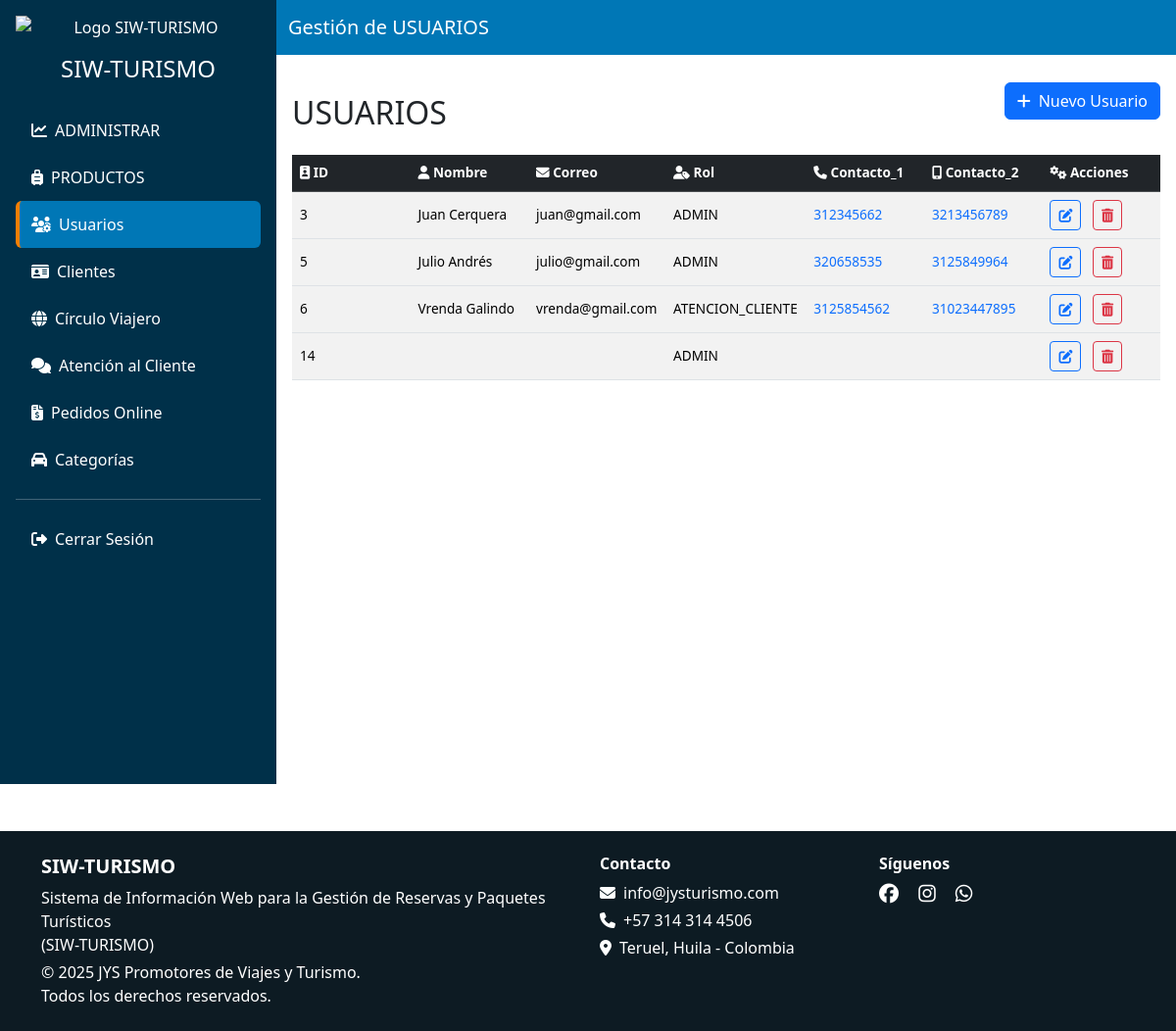
The app's page /vista/admin/usuarios.php (signed in), older data.
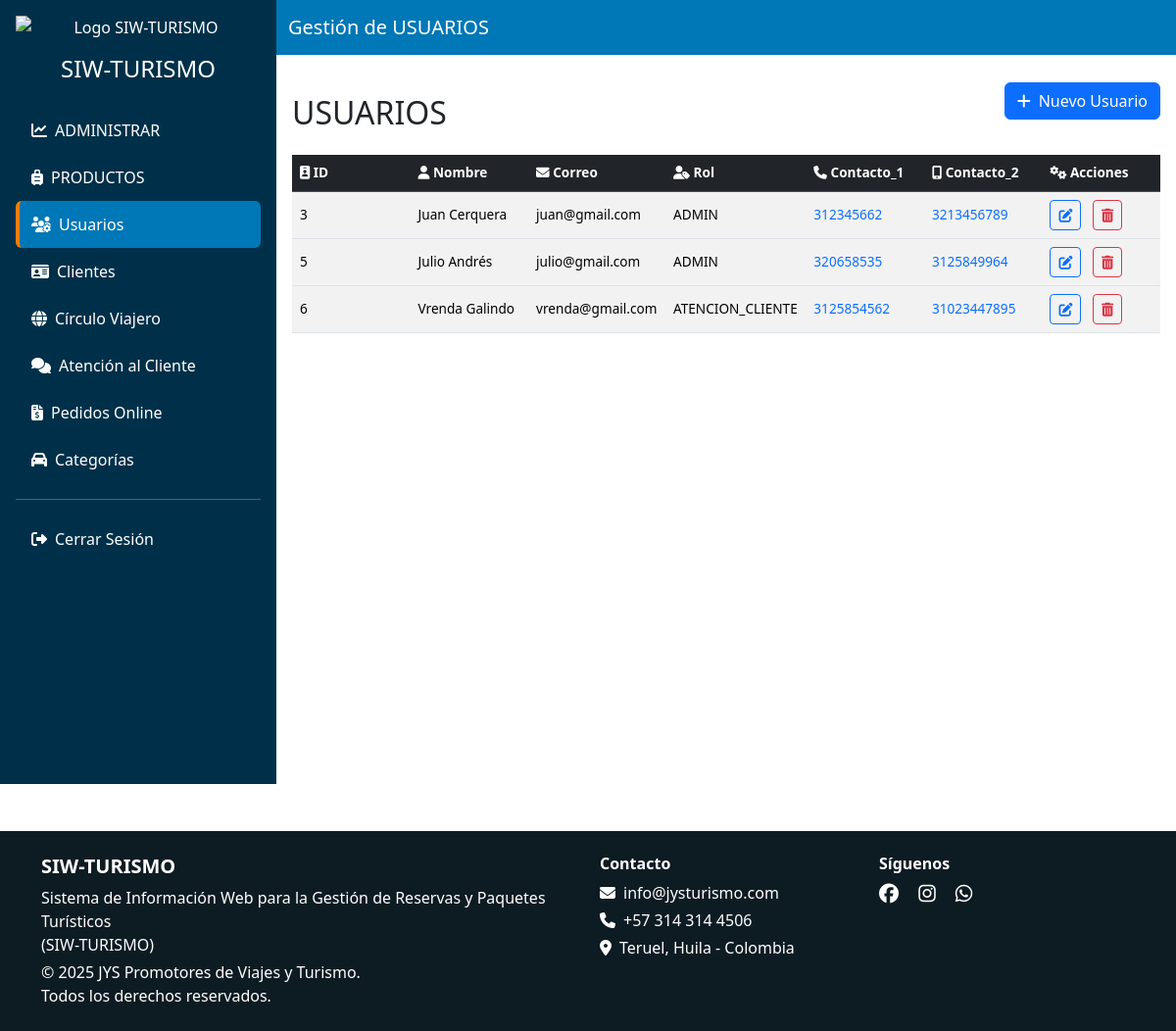
The same page, newer data.
### tables this page shows
CREATE TABLE `usuarios` (
  `id` int(11) NOT NULL,
  `nombre` text NOT NULL,
  `correo` varchar(150) NOT NULL,
  `rol` enum('ADMIN','AGENTE','ATENCION_CLIENTE') NOT NULL,
  `contacto_1` varchar(15) NOT NULL,
  `contacto_2` varchar(15) DEFAULT NULL,
  `clave` varchar(255) NOT NULL
);

### modelo/usuarios_m.php (called while the page is built, shortened)
<?php
function obtenerUsuarios($conn) {
    $result = mysqli_query($conn, "SELECT * FROM usuarios");
    return mysqli_fetch_all($result, MYSQLI_ASSOC);
}
?>

### vista/admin/usuarios.php (the view, shortened to what this page needs)
<?php include ('header.php');
 ?>
<body>
  <?php include '../../conexion.php';
  include '../../modelo/usuarios_m.php';
  $usuarios = obtenerUsuarios($conn);?>
  <div class="d-flex flex-column flex-lg-row">
    <?php include ('sidebar.php'); ?>
    <div class="flex-grow-1">
      <nav class="navbar navbar-dark">
        <div class="container-fluid">
          <span class="navbar-brand">Gestión de USUARIOS</span>
        </div>
      </nav>
      <div class="main-content">
        <div class="d-flex justify-content-between align-items-center mb-4">
          <h2 class="mb-0 mt-4">USUARIOS</h2>
          <button class="btn btn-primary" data-bs-toggle="modal" data-bs-target="#modalusuarios">
            <i class="fas fa-plus me-2"></i>Nuevo Usuario
          </button>
        </div>
        <div class="table-container">
          <table class="table table-striped table-hover align-middle">
            <thead class="table-dark">
              <tr>
                <th><i class="fas fa-id-badge"></i> ID</th>
                <th><i class="fas fa-user"></i> Nombre</th>
                <th><i class="fas fa-envelope"></i> Correo</th>
                <th><i class="fas fa-user-tag"></i> Rol</th>
                <th><i class="fas fa-phone"></i> Contacto_1</th>
                <th><i class="fas fa-mobile-alt"></i> Contacto_2</th>
                <th><i class="fas fa-cogs"></i> Acciones</th>
              </tr>
            </thead>
            <?php foreach ($usuarios as $usuario): ?>
            <tbody>
              <tr>
                <td><?= $usuario['id'] ?></td>
                <td><?= $usuario['nombre'] ?></td>
                <td><?= $usuario['correo'] ?></td>
                <td><?= $usuario['rol'] ?></td>
                <td>
                  <a href="https://wa.me/57<?= preg_replace('/\D/', '', $usuario['contacto_1']) ?>" target="_blank">
                    <?= $usuario['contacto_1'] ?>
                  </a>
                </td>
                <td>
                  <a href="https://wa.me/57<?= preg_replace('/\D/', '', $usuario['contacto_2']) ?>" target="_blank">
                    <?= $usuario['contacto_2'] ?>
                  </a>
                </td>
                <td>
                  <button class="btn btn-sm btn-outline-primary me-2" data-bs-toggle="modal"
                    data-bs-target="#modalEditar<?= $usuario['id'] ?>"><i class="fas fa-edit"></i></button>
                  <button class="btn btn-sm btn-outline-danger"
                    onclick="eliminar(event, <?= $usuario['id'] ?>)"><i class="fas fa-trash-alt"></i>
                  </button>
                </td>
              </tr>
            </tbody>
            <?php endforeach; ?>
          </table>
        </div>
      </div>
    </div>
  </div>
  <?php include ('footer.php'); ?>
</body>
</html>

### vista/admin/header.php (shortened to what this page needs)
<!DOCTYPE html>
<html lang="es">
<head>
    <link rel="stylesheet" href="../../libs/bootstrap-5.3.3-dist/css/bootstrap.min.css">
    <link rel="stylesheet" href="../../libs/fontawesome-free-6.7.2-web/css/all.min.css">
    <link rel="stylesheet" href="css/style_index.css">
</head>

### vista/admin/sidebar.php (shortened to what this page needs)
<!DOCTYPE html>
<html lang="es">
<head>
    <link
      href="../../libs/bootstrap-5.3.3-dist/css/bootstrap.min.css"
      rel="stylesheet"
    />
</head>
<body>
    <div class="sidebar p-3 text-center d-flex flex-column flex-shrink-0 text-white overflow-auto vh-100">
        <nav style="min-width: 250px;">
            <img src="../../IMAGENES/Logotipo_sinsombrapng_Mesa de trabajo 1-02.png" alt="Logo SIW-TURISMO"
                class="img-fluid mb-3 mx-auto d-block" style="max-height: 80px;" />
            <h4 class="mb-4">SIW-TURISMO</h4>
            <ul class="nav nav-pills flex-column text-start">
                <li class="nav-item">
                    <a href="http://localhost/SIW-TURISMO/vista/admin/vista_general.php" class="nav-link i-vista_general text-white">
                        <i class="fas fa-chart-line me-2"></i>ADMINISTRAR
                    </a>
                </li>
                <li class="nav-item">
                    <a href="http://localhost/SIW-TURISMO/vista/admin/productos.php" class="nav-link i-productos text-white">
                        <i class="fas fa-suitcase-rolling me-2"></i>PRODUCTOS
                    </a>
                </li>
                <li class="nav-item">
                    <a href="http://localhost/SIW-TURISMO/vista/admin/usuarios.php" class="nav-link i-usuarios text-white">
                        <i class="fas fa-users-cog me-2"></i>Usuarios
                    </a>
                </li>
                <li class="nav-item">
                    <a href="http://localhost/SIW-TURISMO/vista/admin/clientes.php" class="nav-link i-clientes text-white">
                        <i class="fas fa-id-card me-2"></i>Clientes
                    </a>
                </li>
                <li class="nav-item">
                    <a href="http://localhost/SIW-TURISMO/vista/admin/circulo_viajero.php" class="nav-link i-circulo_viajero text-white">
                        <i class="fas fa-globe me-2"></i>Círculo Viajero
                    </a>
                </li>
                <li class="nav-item">
                    <a href="http://localhost/SIW-TURISMO/vista/admin/atencion_cliente.php" class="nav-link i-atencion_cliente text-white">
                        <i class="fas fa-comments me-2"></i>Atención al Cliente
                    </a>
                </li>
                <li class="nav-item">
                    <a href="http://localhost/SIW-TURISMO/vista/admin/pedidos.php" class="nav-link i-pedidos text-white">
                        <i class="fas fa-file-invoice-dollar me-2"></i>Pedidos Online
                    </a>
                </li>
                <li class="nav-item">
                    <a href="http://localhost/SIW-TURISMO/vista/admin/categorias.php" class="nav-link i-categorias text-white">
                        <i class="fas fa-car me-2"></i>Categorías
                    </a>
                </li>
                <hr />
                <li class="nav-item">
                    <a href="../../controlador/usuarios_c.php?accion=salir" class="nav-link i10 text-white" onclick="salir();">
                        <i class="fas fa-sign-out-alt me-2"></i>Cerrar Sesión
                    </a>
                </li>
            </ul>
        </nav>
    </div>
</body>
</html>

### vista/admin/footer.php (shortened to what this page needs)
<!DOCTYPE html>
<html lang="es">
<head>
    <link rel="stylesheet" href="../../libs/bootstrap-5.3.3-dist/css/bootstrap.min.css">
    <link rel="stylesheet" href="../../libs/bootstrap-icons-1.11.3/a/bootstrap-icons.css">
    <link rel="stylesheet" href="../../libs/fontawesome-free-6.7.2-web/css/all.min.css">
</head>
<body>
    <footer class="text-white mt-5" style="background-color: rgb(13, 27, 35);">
        <div class="container py-4">
            <div class="row">
                <div class="col-12 col-md-6 mb-4 mb-md-0 text-center text-md-start">
                    <h5 class="fw-bold">SIW-TURISMO</h5>
                    <p class="mb-1">Sistema de Información Web para la Gestión de Reservas y Paquetes Turísticos <br> (SIW-TURISMO)</p>
                    <p class="mb-0">&copy; <span id="year"></span> JYS Promotores de Viajes y Turismo. <br> Todos los derechos reservados.</p>
                </div>
                <div class="col-12 col-md-3 mb-4 mb-md-0 text-center text-md-start">
                    <h6 class="fw-bold">Contacto</h6>
                    <p class="mb-1"><i class="fas fa-envelope me-2"></i>info@jysturismo.com</p>
                    <p class="mb-1"><i class="fas fa-phone me-2"></i>+57 314 314 4506</p>
                    <p class="mb-0"><i class="fas fa-map-marker-alt me-2"></i>Teruel, Huila - Colombia</p>
                </div>
                <div class="col-12 col-md-3 text-center text-md-start">
                    <h6 class="fw-bold">Síguenos</h6>
                    <a href="https://www.facebook.com/share/1aEM7MnAdN/" class="text-white me-3" target="_blank" rel="noopener noreferrer">
                        <i class="fab fa-facebook fa-lg"></i>
                    </a>
                    <a href="#" class="text-white me-3">
                        <i class="fab fa-instagram fa-lg"></i>
                    </a>
                    <a href="https://wa.me/573143144506" class="text-white" target="_blank" rel="noopener noreferrer">
                        <i class="fab fa-whatsapp fa-lg"></i>
                    </a>
                </div>
            </div>
        </div>
    </footer>
</body>
</html>

### vista/admin/usuarios.php (style rules this page uses)
.main-content { padding: 1rem; }
.table-container { width: 100%; overflow-x: auto; overflow-y: hidden; }
table { min-width: 100%; }
th, td { overflow-wrap: break-word; min-width: 120px; text-align: left; vertical-align: middle; }
@media (min-width: 768px) { .table { font-size: 0.85rem; } }
@media (min-width: 768px) { .btn { font-size: 0.75rem; padding: 0.25rem 0.5rem; } }

Row changes from the older to the newer data that the page shows:
removed usuarios: id "14", rol "ADMIN"
